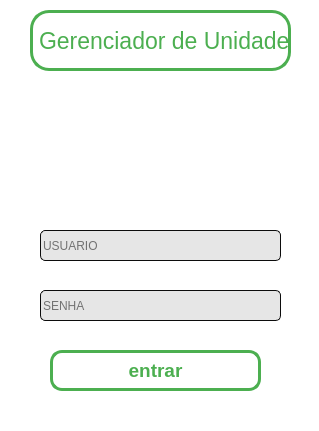
<?xml version="1.0" encoding="UTF-8"?>
<ui version="4.0">
 <class>MainWindow</class>
 <widget class="QMainWindow" name="MainWindow">
  <property name="geometry">
   <rect>
    <x>0</x>
    <y>0</y>
    <width>319</width>
    <height>431</height>
   </rect>
  </property>
  <property name="windowTitle">
   <string>MainWindow</string>
  </property>
  <property name="autoFillBackground">
   <bool>false</bool>
  </property>
  <property name="styleSheet">
   <string notr="true">background-color: rgb(255, 255, 255);</string>
  </property>
  <widget class="QWidget" name="centralwidget">
   <widget class="QPushButton" name="bt_entrar">
    <property name="geometry">
     <rect>
      <x>50</x>
      <y>350</y>
      <width>211</width>
      <height>41</height>
     </rect>
    </property>
    <property name="font">
     <font>
      <pointsize>14</pointsize>
      <weight>75</weight>
      <bold>true</bold>
     </font>
    </property>
    <property name="styleSheet">
     <string notr="true">background-color: rgb(255, 255, 255);

color:  #4CAF50;

border-radius: 12px;
border: 3px solid  #4CAF50;


</string>
    </property>
    <property name="text">
     <string>entrar</string>
    </property>
   </widget>
   <widget class="QLabel" name="label">
    <property name="enabled">
     <bool>true</bool>
    </property>
    <property name="geometry">
     <rect>
      <x>30</x>
      <y>10</y>
      <width>261</width>
      <height>61</height>
     </rect>
    </property>
    <property name="font">
     <font>
      <pointsize>17</pointsize>
      <weight>50</weight>
      <bold>false</bold>
      <kerning>true</kerning>
     </font>
    </property>
    <property name="mouseTracking">
     <bool>false</bool>
    </property>
    <property name="autoFillBackground">
     <bool>false</bool>
    </property>
    <property name="styleSheet">
     <string notr="true">color:  #4CAF50;

border-radius: 19px;
border: 3px solid   #4CAF50;
</string>
    </property>
    <property name="text">
     <string>Gerenciador de Unidade</string>
    </property>
   </widget>
   <widget class="QLineEdit" name="le_usuario">
    <property name="geometry">
     <rect>
      <x>40</x>
      <y>230</y>
      <width>241</width>
      <height>31</height>
     </rect>
    </property>
    <property name="styleSheet">
     <string notr="true">QLineEdit{
font-size: 12px;
text-align: center;
border-radius: 5px;
background-color: rgb(230, 230, 230);
border: 1px solid  rgb(12, 12, 12);
}
</string>
    </property>
    <property name="inputMask">
     <string/>
    </property>
    <property name="text">
     <string/>
    </property>
    <property name="dragEnabled">
     <bool>false</bool>
    </property>
    <property name="placeholderText">
     <string>USUARIO</string>
    </property>
   </widget>
   <widget class="QLineEdit" name="le_senha">
    <property name="geometry">
     <rect>
      <x>40</x>
      <y>290</y>
      <width>241</width>
      <height>31</height>
     </rect>
    </property>
    <property name="font">
     <font>
      <family>MS Shell Dlg 2</family>
      <pointsize>-1</pointsize>
      <weight>50</weight>
      <italic>false</italic>
      <bold>false</bold>
     </font>
    </property>
    <property name="styleSheet">
     <string notr="true">QLineEdit{
font-size: 12px;
text-align: center;
border-radius: 5px;
background-color: rgb(230, 230, 230);
border: 1px solid  rgb(12, 12, 12);
}
</string>
    </property>
    <property name="echoMode">
     <enum>QLineEdit::Password</enum>
    </property>
    <property name="dragEnabled">
     <bool>false</bool>
    </property>
    <property name="readOnly">
     <bool>false</bool>
    </property>
    <property name="placeholderText">
     <string>SENHA</string>
    </property>
    <property name="cursorMoveStyle">
     <enum>Qt::LogicalMoveStyle</enum>
    </property>
    <property name="clearButtonEnabled">
     <bool>true</bool>
    </property>
   </widget>
   <widget class="QLabel" name="lb_editavel">
    <property name="geometry">
     <rect>
      <x>90</x>
      <y>330</y>
      <width>131</width>
      <height>20</height>
     </rect>
    </property>
    <property name="text">
     <string/>
    </property>
   </widget>
   <widget class="QLabel" name="label_2">
    <property name="geometry">
     <rect>
      <x>80</x>
      <y>80</y>
      <width>151</width>
      <height>131</height>
     </rect>
    </property>
    <property name="text">
     <string/>
    </property>
    <property name="pixmap">
     <pixmap>icons/logo.png</pixmap>
    </property>
    <property name="scaledContents">
     <bool>true</bool>
    </property>
   </widget>
  </widget>
  <widget class="QMenuBar" name="menubar">
   <property name="geometry">
    <rect>
     <x>0</x>
     <y>0</y>
     <width>319</width>
     <height>18</height>
    </rect>
   </property>
  </widget>
  <widget class="QStatusBar" name="statusbar"/>
 </widget>
 <resources/>
 <connections/>
</ui>
